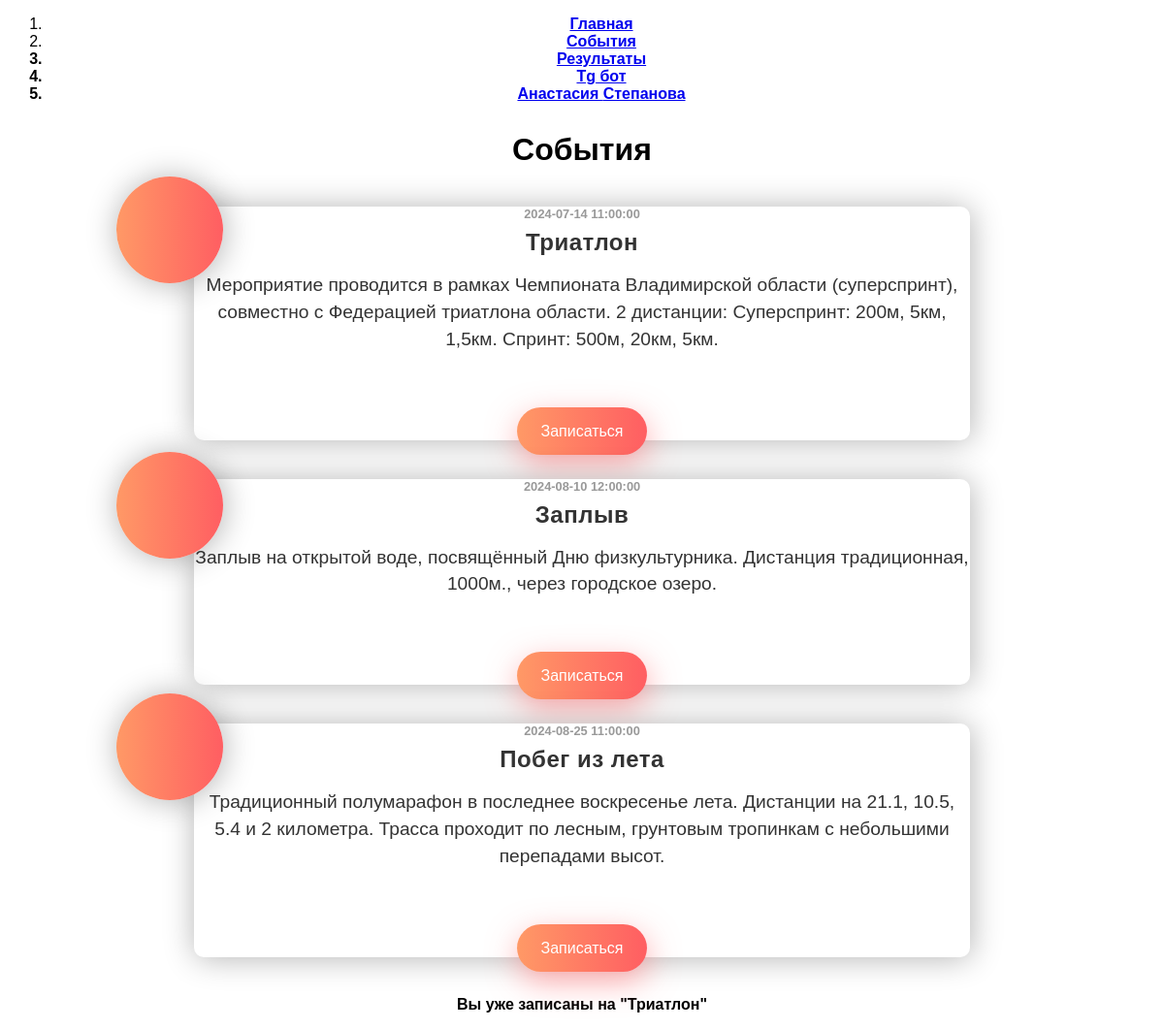
Screenshot of /events/2 (signed in) with the database file from the repository.
### data/users.py (models this page shows, shortened)
class User(SqlAlchemyBase, UserMixin, SerializerMixin):
    __tablename__ = 'users'
    id = sqlalchemy.Column(sqlalchemy.Integer,
                           primary_key=True, autoincrement=True)
    username = sqlalchemy.Column(sqlalchemy.String, index=True, nullable=True)
    surname = sqlalchemy.Column(sqlalchemy.String, index=True, nullable=True)
    email = sqlalchemy.Column(sqlalchemy.String, index=True, unique=True, nullable=True)
    age = sqlalchemy.Column(sqlalchemy.Date, index=True, nullable=True)
    gender = sqlalchemy.Column(sqlalchemy.Integer, index=True, nullable=True)
    avatar = sqlalchemy.Column(sqlalchemy.String, index=True, nullable=True)
    status = sqlalchemy.Column(sqlalchemy.Integer, index=True, nullable=True)
    docs = sqlalchemy.Column(sqlalchemy.String, index=True, nullable=True)
    hashed_password = sqlalchemy.Column(sqlalchemy.String, nullable=True)
    user_competitions = orm.relationship("User_competitions", back_populates='user')

### data/competition.py (models this page shows)
class Competition(SqlAlchemyBase, UserMixin, SerializerMixin):
    __tablename__ = 'competition'
    id = sqlalchemy.Column(sqlalchemy.Integer,
                           primary_key=True, autoincrement=True)
    name = sqlalchemy.Column(sqlalchemy.TEXT, index=True, nullable=True)
    status = sqlalchemy.Column(sqlalchemy.Integer, index=True, nullable=True)
    date = sqlalchemy.Column(sqlalchemy.DateTime, index=True, nullable=True)
    description = sqlalchemy.Column(sqlalchemy.TEXT, index=True, nullable=True)
    photo = sqlalchemy.Column(sqlalchemy.String, index=True, nullable=True)
    place = sqlalchemy.Column(sqlalchemy.String, index=True, nullable=True)
    res = sqlalchemy.Column(sqlalchemy.String, index=True, nullable=True)
    user_competitions = orm.relationship("User_competitions", back_populates='competition')

### server.py (the view, shortened to what this page needs)
@app.route('/events/<int:id>', methods=['GET', 'POST'])
@login_required
def new_event(id):
    db_sess = db_session.create_session()
    now_id = current_user.id
    ev = db_sess.query(User_competitions.type).filter(User_competitions.user_id == now_id).all()
    events = db_sess.query(Competition).filter(Competition.status == 1).order_by(
        Competition.date).all()
    comp = db_sess.query(Competition.name).filter(Competition.id == id).first()
    return render_template("events.html", title='События', events=events,
                           message=f'Вы уже записаны на "{comp[0]}"')

### data/db_session.py (called while the page is built)
def create_session() -> Session:
    global __factory
    return __factory()

### server.py (called while the page is built)
@login_manager.user_loader
def load_user(user_id):
    db_sess = db_session.create_session()
    return db_sess.query(User).get(user_id)

### templates/events.html (shortened to what this page needs)
{% extends "base.html" %}
{% block content %}
<h1 style="margin-top: 30px;">События</h1>
{% for item in events%}
<div class="blog_post" style="  background: #fff;
  max-width: 800px;
  max-height: 500px;
  margin-left: auto;
  text-transform: none;
  margin-right: auto;
  border-radius: 10px;
  box-shadow: 1px 1px 2rem rgba(0, 0, 0, 0.3);
  position: relative;
  margin-top: 40px;" >
  <div class="img_pod" style="height: 110px;
  width: 110px;
  background: linear-gradient(90deg, #ff9966, #ff5e62);
  z-index: 10;
  box-shadow: 1px 1px 2rem rgba(0, 0, 0, 0.3);
  border-radius: 100%;
  position: absolute;
  left: -10%;
  top: -13%;
  display: flex;
  align-items: center;
  justify-content: center;">
  </div>
  <div class="container_copy" style=".container_copy {
  padding: 6rem 4rem 5rem 10rem;}">
    <h5 style="  margin: 0 0 0.5rem 0;
  color: #999;
  text-transform: none;
  font-size: 0.8rem;">{{ item.date }}</h5>
    <h3 style="  margin: 0 0 1rem 0;
  font-size: 1.5rem;
  text-transform: none;
  letter-spacing: 0.5px;
  color: #333;">{{ item.name }}</h3>
    <p style="margin: 0 0 4.5rem 0;
  font-size: 1.2rem;
  line-height: 1.45;
  text-transform: none;
  color: #333;">{{ item.description }}</p>
    {% if current_user.is_authenticated %}
    <div>
        {% if current_user.status != 1 %}
            <a class="btn_primary" href='/events/{{ item.id }}' style="
            border: none;
            outline: none;
            background: linear-gradient(90deg, #ff9966, #ff5e62);
            padding: 1rem 1.5rem;
            border-radius: 50px;
            color: white;
            font-size: 1rem;
            box-shadow: 1px 10px 2rem rgba(255, 94, 98, 0.5);
            transition: all 0.2s ease-in;
            text-decoration: none;">Записаться</a>
        {% endif %}
    </div>
  </div>
  </div>
{% endif %}
{% endfor %}
<p style="text-transform: none; font-weight: bold; color: black; margin-top: 40px;">{{ message }}</p>
{% endblock %}

### templates/base.html (shortened to what this page needs)
<!DOCTYPE html>
<html lang="en">
<head>
    <link rel="stylesheet" type="text/css" href="{{url_for('static', filename='css/style.css')}}">
    <link rel="stylesheet/less" type="text/css" href="{{url_for('static', filename='css/style.less')}}">
    </head>
    <body style="background: white">
        <nav class="menu">
          <ol>
            <li class="menu-item"><a href="/" style="font-weight: bold;">Главная</a></li>
            <li class="menu-item"><a href="/events" style="font-weight: bold;">События</a></li>
            <li class="menu-item" style="font-weight: bold;">
              <a href="/results">Результаты</a>
            </li>
            <li class="menu-item" style="font-weight: bold;">
              <a href="https://t.me/Barinova_Rosha_Bot" style="text-transform: none;">Tg бот</a>
            </li>
            {% if current_user.is_authenticated %}
            <li class="menu-item" style="font-weight: bold;"><a href="/profile">{{ current_user.username }} {{ current_user.surname }}</a></li>
            {% else %}
            <li class="menu-item" style="font-weight: bold;"><a href="/login">Профиль</a></li>
            {% endif %}
          </ol>
        </nav>
        <div >{% block content %}{% endblock %}</div>
    </body>
</html>

### static/css/style.css (style rules this page uses)
body { font-family: 'Roboto Condensed', sans-serif; text-align:center; vertical-align:middle; }
body { font-family: "Overpass", sans-serif; box-sizing: border-box; }

### rows the page displays
User: username "Анастасия", surname "Степанова"
Competition: date "2024-07-14 11:00:00", name "Триатлон", description "Мероприятие проводится в рамках Чемпионата Владимирской области (суперспринт), совместно с Федерацией триатлона области. 2 дистанции: Суперспринт: 200м, 5км, 1,5км. Спринт: 500м, 20км, 5км."
Competition: date "2024-08-10 12:00:00", name "Заплыв", description "Заплыв на открытой воде, посвящённый Дню физкультурника. Дистанция традиционная, 1000м., через городское озеро."
Competition: date "2024-08-25 11:00:00", name "Побег из лета", description "Традиционный полумарафон в последнее воскресенье лета. Дистанции на 21.1, 10.5, 5.4 и 2 километра. Трасса проходит по лесным, грунтовым тропинкам с небольшими перепадами высот."

### other values shown
{{ message }} "Вы уже записаны на \"Триатлон\""
